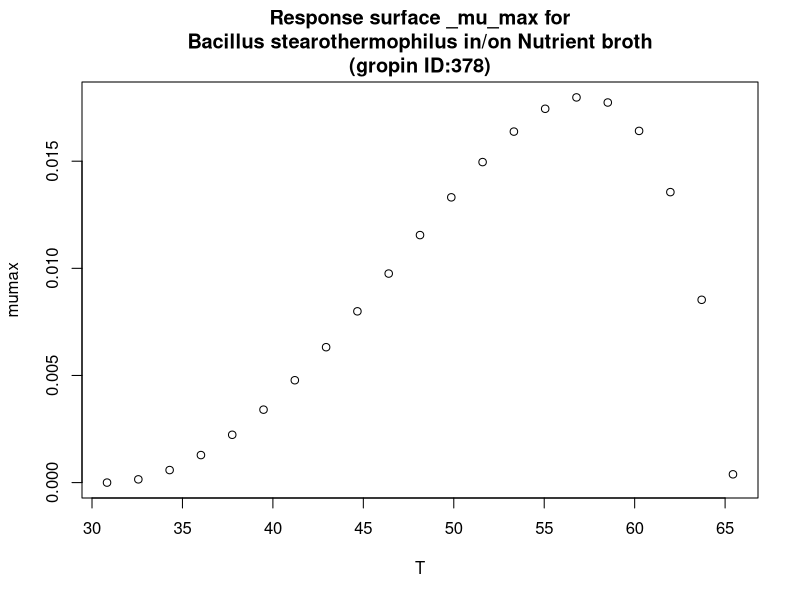

Write the R code that produced this figure.
#############################
# start of Parameter script
#############################
T <- seq(30.8308,65.4345654345654,length.out=21)
#############################
# end of Parameter script
#############################
############################# 
# start of Model script Gropin ID 378 
#############################
 
# constant coefficients for this model
 
variables <- data.frame(T)
argumentsPar <- unique.data.frame(expand.grid(variables))
 
# heart of the model
response_surface <- function(T) {
   mumax <-(1.8*(10^-2)*(T-65.5)*((T-30.8)^2))/((57.2-30.8)*((57.2-30.8)*(T-57.2)-(57.2-65.5)*(57.2+30.8-2*T)))

	return(mumax=mumax)
} 

# output parameters
responseSurface <- cbind(argumentsPar,response_surface(argumentsPar['T']))
colnames(responseSurface) <- c(colnames(argumentsPar),'mumax')
#############################
# End of Model script
#############################
############################# 
# start of Visualisation script Gropin ID 378 
#############################
titleText <-'Response surface _mu_max for
Bacillus stearothermophilus in/on Nutrient broth
(gropin ID:378)'
plot(T,responseSurface$'mumax',xlab='T',
                          ylab='mumax',main=titleText)
#############################
# End of Visualisation script
#############################
